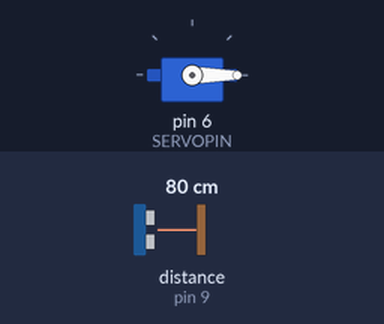
A sketch run on a simulated Arduino Uno, built with avr-gcc and run on an emulated ATmega328P. Parts: servo. Wiring (inferred from the names in the program): ultrasonic range finder: trigger pin 8; echo pin 9. Inputs (shaded band) come from the test bench; at power-on: distance to the obstacle (sensor on pin 9) 80 cm. The echo pulse lasts 58.3 µs per cm.

Above: at 0.05 s.
At 9.88 s:
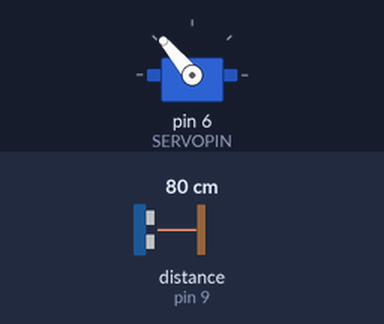
9.9 s: distance to the obstacle (sensor on pin 9) set to 2 cm
At 10.18 s:
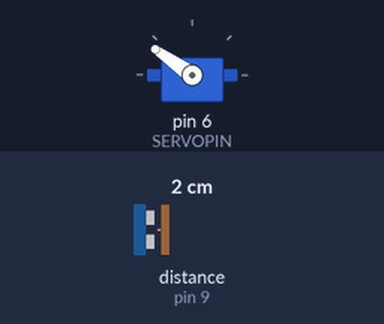
Timing chart, 0 to 19.4 s (numbered marks = the images above; inputs shaded):
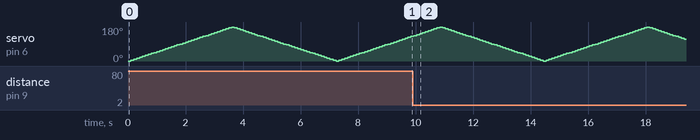

The sketch:

Programa_Satelite_Alarma3.ino
```cpp
#include <SoftwareSerial.h>  // Librería que facilitará la comunicación
#include <Servo.h>           // Librería para controlar servomotores

Servo miServo; // Llamamos al servomotor miServo

SoftwareSerial mySerial(10, 11);  // RX, TX

bool esperandoTimeoutDist = false;  // Indica si el ultrasónico lleva fallando o fuera de rango
long nextTimeoutDist = 0;           // Marca de tiempo (en ms) límite antes de lanzar la alarma (código 13)

// Pin de señal PWM para el servomotor
#define SERVOPIN 6
// Pines del sensor ultrasónico HC-SR04
#define TRIGPIN 8  // Pin de disparo (emite el pulso)
#define ECHOPIN 9  // Pin de eco (recibe el rebote)

// Variables de control del barrido del servo
int anguloActual = 0;            // Ángulo actual del servo (0 a 180 grados)
int pasoAngulo = 5;              // Grados que avanza en cada paso (positivo = ida, negativo = vuelta)
long nextMillisServo = 0;        // Marca de tiempo para el próximo paso
const long intervalServo = 100;  // Tiempo (en ms) entre cada paso del servo

// Variables de control del disparo ultrasónico
long nextMillisSensorU = 0;         // Marca de tiempo para la próxima lectura
const long intervalSensorU = 1000;  // Intervalo de 1 segundo (1000 ms) entre lecturas
int estadoUltrasonico = 0;          // Controla en qué fase del disparo estamos (0, 1 o 2)
long nextMicrosSensorU = 0;         // Marca de tiempo en microsegundos para el pulso

void setup() {
  Serial.begin(9600);    // Inicia la comunicación serie con el PC
  mySerial.begin(9600);  // Inicia la comunicación serie con la estación de tierra

  miServo.attach(SERVOPIN);  // Asocia el servo al pin 6
  miServo.write(0);          // Posiciona el servo en 0 grados al arrancar

  pinMode(TRIGPIN, OUTPUT);
  pinMode(ECHOPIN, INPUT);
  digitalWrite(TRIGPIN, LOW);

  nextMillisSensorU = millis() + intervalSensorU;  // Programa la primera medición ultrasónica dentro de 1 segundo
  nextMillisServo = millis() + intervalServo;      // Programa el primer paso de giro del servo dentro de 100 ms
}

void loop() {
  // Movimiento constante del servomotor (Barrido de 0° a 180° y vuelta)
  if (millis() >= nextMillisServo) {
    anguloActual = anguloActual + pasoAngulo;       // Suma o resta el paso de grados según el sentido actual de giro
    if (anguloActual >= 180) {                      // Si alcanza o supera el tope superior de 180°
      anguloActual = 180;                           // Asegura que no exceda el límite físico del motor
      pasoAngulo = pasoAngulo * -1;                 // Invierte el signo del paso para comenzar a girar hacia 0°
    } else if (anguloActual <= 0) {                 // Si alcanza o baja del tope inferior de 0°
      anguloActual = 0;                             // Asegura que no baje de 0°
      pasoAngulo = pasoAngulo * -1;                 // Invierte el signo del paso para comenzar a girar hacia 180°
    }

    miServo.write(anguloActual);                    // Ordena al servomotor moverse al nuevo ángulo calculado
    nextMillisServo = millis() + intervalServo;     // Programa el siguiente incremento de ángulo dentro de 100 ms
  }

  // Lectura del sensor ultrasónico HC-SR04
  if (estadoUltrasonico == 0 && millis() >= nextMillisSensorU) {
    digitalWrite(TRIGPIN, LOW);         // Pone el pin Trig en bajo para asegurar un pulso limpio
    nextMicrosSensorU = micros() + 2;   // Programa una espera de 2 microsegundos
    estadoUltrasonico = 1;              // Avanza a la fase 1 de disparo

  } else if (estadoUltrasonico == 1 && micros() >= nextMicrosSensorU) {
    digitalWrite(TRIGPIN, HIGH);        // Activa el pin Trig para emitir la ráfaga ultrasónica
    nextMicrosSensorU = micros() + 10;  // Programa mantener el pulso activo durante 10 microsegundos
    estadoUltrasonico = 2;              // Avanza a la fase 2 de lectura del eco

  } else if (estadoUltrasonico == 2 && micros() >= nextMicrosSensorU) {
    digitalWrite(TRIGPIN, LOW);         // Finaliza el pulso ultrasónico poniendo Trig en bajo

    long duracion = pulseIn(ECHOPIN, HIGH, 30000);  // Mide el tiempo (en us) que tarda en volver el eco (máx. 30 ms)
    float d = (duracion * 0.0343) / 2.0;            // Calcula la distancia en cm (velocidad sonido 0.0343 cm/us, ida y vuelta)

    miServo.detach();  // Desvincula temporalmente el servo para evitar interferencias al transmitir

    if (duracion == 0 || d < 2.0 || d > 400.0) {    // Comprueba si no hubo eco (0) o está fuera de rango (2-400 cm)
      if (!esperandoTimeoutDist) {                  // Si es el primer fallo seguido, arranca el contador de 5 segundos
        esperandoTimeoutDist = true;
        nextTimeoutDist = millis() + 5000;          // 5 segundos de margen igual que el DHT11
      }
      if (millis() >= nextTimeoutDist) {            // Si lleva 5 segundos o más sin lecturas válidas
        mySerial.println("13:");                    // Código 13: alarma de fallo del sensor de distancia
      } else {                                      // Mientras no pasen los 5 segundos, envía distancia 0 en el ángulo actual
        mySerial.println("11:" + String(anguloActual) + ":0");
      }
    } else {                                        // Si la medición de distancia es válida
      esperandoTimeoutDist = false;                 // Cancela cualquier cuenta atrás de fallo del ultrasónico
      mySerial.println("11:" + String(anguloActual) + ":" + String(d));  // Envía código 11 con ángulo y distancia en cm
    }

    miServo.attach(SERVOPIN);     // Vuelve a conectar el servo al pin PWM
    miServo.write(anguloActual);  // Restaura inmediatamente la posición en la que estaba el servo

    estadoUltrasonico = 0;                           // Reinicia la máquina de estados del sensor ultrasónico
    nextMillisSensorU = millis() + intervalSensorU;  // Programa la próxima medición dentro de 1 segundo
  }
}
```
